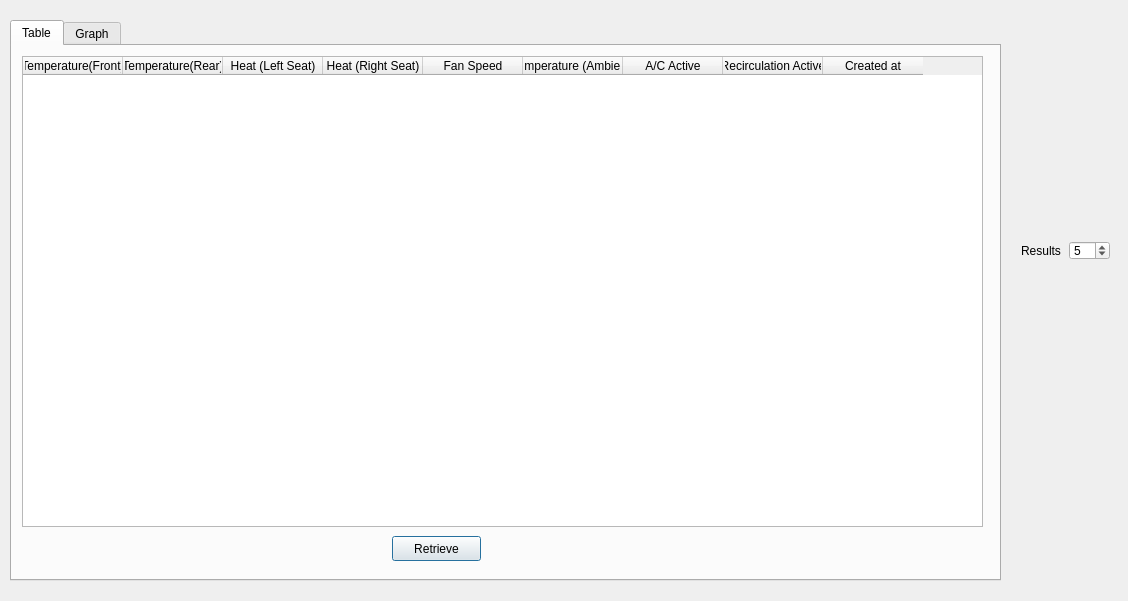
<?xml version="1.0" encoding="UTF-8"?>
<ui version="4.0">
 <class>Dialog</class>
 <widget class="QDialog" name="Dialog">
  <property name="geometry">
   <rect>
    <x>0</x>
    <y>0</y>
    <width>1128</width>
    <height>601</height>
   </rect>
  </property>
  <property name="windowTitle">
   <string>Dialog</string>
  </property>
  <widget class="QTabWidget" name="retriveTab">
   <property name="geometry">
    <rect>
     <x>10</x>
     <y>20</y>
     <width>991</width>
     <height>561</height>
    </rect>
   </property>
   <property name="currentIndex">
    <number>0</number>
   </property>
   <widget class="QWidget" name="tableTab">
    <attribute name="title">
     <string>Table</string>
    </attribute>
    <widget class="QTableWidget" name="tableWidget">
     <property name="geometry">
      <rect>
       <x>10</x>
       <y>10</y>
       <width>961</width>
       <height>471</height>
      </rect>
     </property>
     <attribute name="horizontalHeaderCascadingSectionResizes">
      <bool>true</bool>
     </attribute>
     <column>
      <property name="text">
       <string>Temperature(Front)</string>
      </property>
     </column>
     <column>
      <property name="text">
       <string>Temperature(Rear)</string>
      </property>
     </column>
     <column>
      <property name="text">
       <string>Heat (Left Seat)</string>
      </property>
     </column>
     <column>
      <property name="text">
       <string>Heat (Right Seat)</string>
      </property>
     </column>
     <column>
      <property name="text">
       <string>Fan Speed</string>
      </property>
     </column>
     <column>
      <property name="text">
       <string>Temperature (Ambient)</string>
      </property>
     </column>
     <column>
      <property name="text">
       <string>A/C Active</string>
      </property>
     </column>
     <column>
      <property name="text">
       <string>Recirculation Active</string>
      </property>
     </column>
     <column>
      <property name="text">
       <string>Created at</string>
      </property>
     </column>
    </widget>
    <widget class="QPushButton" name="tablePopulate">
     <property name="geometry">
      <rect>
       <x>380</x>
       <y>490</y>
       <width>89</width>
       <height>25</height>
      </rect>
     </property>
     <property name="text">
      <string>Retrieve</string>
     </property>
    </widget>
   </widget>
   <widget class="QWidget" name="graphTab">
    <attribute name="title">
     <string>Graph</string>
    </attribute>
    <widget class="QCustomPlot" name="graphView" native="true">
     <property name="geometry">
      <rect>
       <x>10</x>
       <y>10</y>
       <width>831</width>
       <height>501</height>
      </rect>
     </property>
    </widget>
    <widget class="QWidget" name="verticalLayoutWidget">
     <property name="geometry">
      <rect>
       <x>860</x>
       <y>290</y>
       <width>121</width>
       <height>121</height>
      </rect>
     </property>
     <layout class="QVBoxLayout" name="verticalLayout">
      <property name="leftMargin">
       <number>5</number>
      </property>
      <property name="rightMargin">
       <number>5</number>
      </property>
      <property name="bottomMargin">
       <number>0</number>
      </property>
      <item>
       <widget class="QComboBox" name="graphList"/>
      </item>
      <item>
       <widget class="QPushButton" name="graphPopulate">
        <property name="text">
         <string>Plot</string>
        </property>
       </widget>
      </item>
     </layout>
    </widget>
    <widget class="QPushButton" name="graphRetrieve">
     <property name="geometry">
      <rect>
       <x>870</x>
       <y>240</y>
       <width>89</width>
       <height>25</height>
      </rect>
     </property>
     <property name="text">
      <string>Retrieve</string>
     </property>
    </widget>
   </widget>
  </widget>
  <widget class="QWidget" name="horizontalLayoutWidget_3">
   <property name="geometry">
    <rect>
     <x>1010</x>
     <y>230</y>
     <width>111</width>
     <height>41</height>
    </rect>
   </property>
   <layout class="QHBoxLayout" name="horizontalLayout_3">
    <item>
     <widget class="QLabel" name="results">
      <property name="text">
       <string>Results</string>
      </property>
     </widget>
    </item>
    <item>
     <widget class="QSpinBox" name="numResults">
      <property name="minimum">
       <number>1</number>
      </property>
      <property name="maximum">
       <number>15</number>
      </property>
      <property name="value">
       <number>5</number>
      </property>
     </widget>
    </item>
   </layout>
  </widget>
 </widget>
 <layoutdefault spacing="6" margin="11"/>
 <customwidgets>
  <customwidget>
   <class>QCustomPlot</class>
   <extends>QWidget</extends>
   <header>qcustomplot.h</header>
   <container>1</container>
  </customwidget>
 </customwidgets>
 <resources/>
 <connections/>
</ui>
